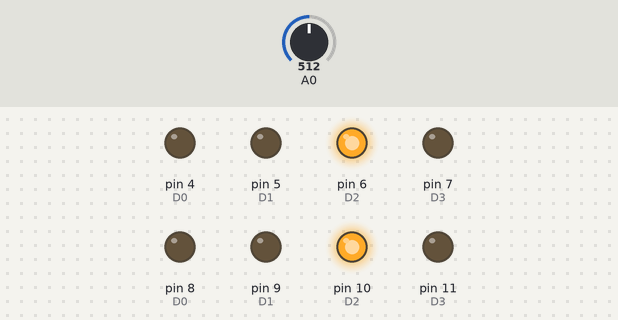
A sketch run on a simulated Arduino Uno, built with avr-gcc and run on an emulated ATmega328P. Shown: output pins drawn as LEDs (lit = HIGH). Inputs (shaded band) come from the test bench; at power-on: A0 = 512.

Above: at 1.2 s.
1.3 s: A0 set to 553
2.8 s: A0 set to 579
At 4.0 s:
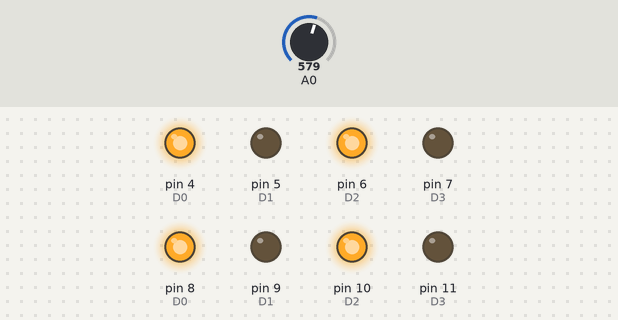
4.3 s: A0 set to 716
At 5.3 s:
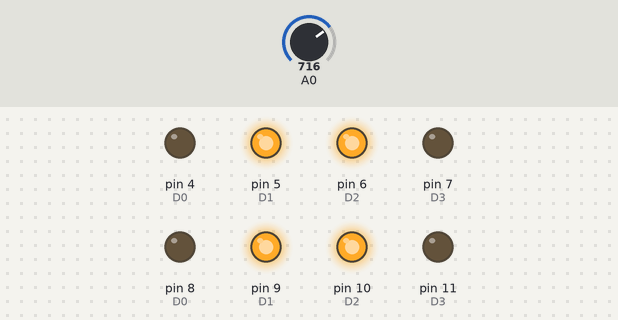
5.8 s: A0 set to 782
7.3 s: A0 set to 806
At 7.6 s:
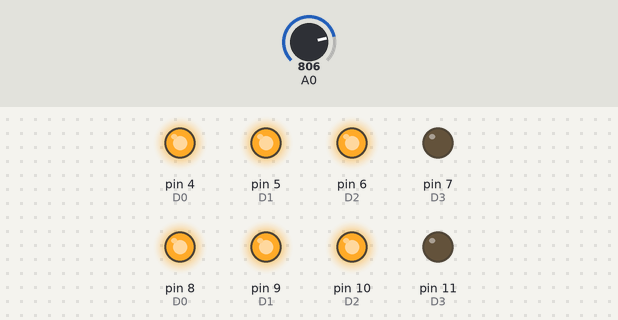
8.8 s: A0 set to 511
At 10.0 s:
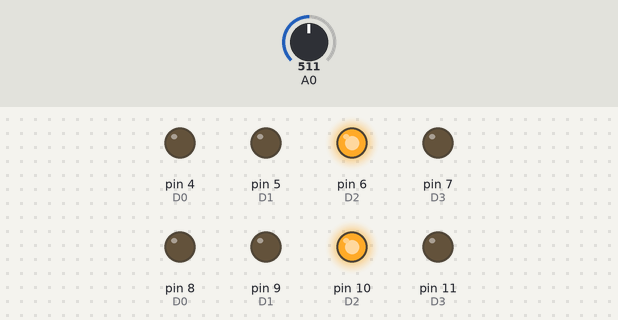
Timing chart, 0 to 11.3 s (numbered marks = the images above; inputs shaded):
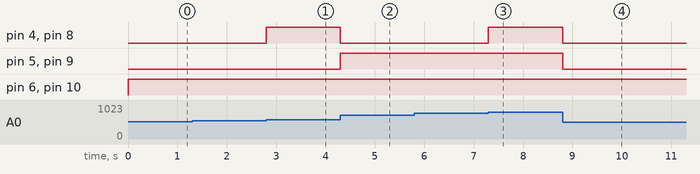

The sketch:

r3_project1.ino
```cpp
int number=0; // initializing the variable
int sensorValue = 0 ; // initializing the variable
void setup()
{
     Serial.begin(9600);    // initializing serial communication at 9600 bits per second:
     pinMode(A0, INPUT);

  // Right display
     pinMode(4, OUTPUT) ; 	//D0
     pinMode(5, OUTPUT) ; 	//D1
     pinMode(6, OUTPUT) ; 	//D2
     pinMode(7, OUTPUT) ; 	//D3
     // Left display
     pinMode(8, OUTPUT) ; 	//D0
     pinMode(9, OUTPUT) ; 	//D1
     pinMode(10, OUTPUT) ; 	//D2
     pinMode(11, OUTPUT) ; 	//D3

}

void display1(int number){  // Right 7-segments display
  //0000-binary format (display 0)
  if (number==0){
    digitalWrite(4,LOW);
    digitalWrite(5,LOW);
    digitalWrite(6,LOW);
    digitalWrite(7,LOW);
  }
  //0001-binary format (display 1)
  if (number==1){
    digitalWrite(4,HIGH);
    digitalWrite(5,LOW);
    digitalWrite(6,LOW);
    digitalWrite(7,LOW);
  }
  //0010-binary format (display 2)
  if (number==2){
    digitalWrite(4,LOW);
    digitalWrite(5,HIGH);
    digitalWrite(6,LOW);
    digitalWrite(7,LOW);
  }
  //0011-binary format (display 3)
  if (number==3){
    digitalWrite(4,HIGH);
    digitalWrite(5,HIGH);
    digitalWrite(6,LOW);
    digitalWrite(7,LOW);
  }
  //0100-binary format (display 4)
  if (number==4){
    digitalWrite(4,LOW);
    digitalWrite(5,LOW);
    digitalWrite(6,HIGH);
    digitalWrite(7,LOW);
  }
  //0101-binary format (display 5)
  if (number==5){
    digitalWrite(4,HIGH);
    digitalWrite(5,LOW);
    digitalWrite(6,HIGH);
    digitalWrite(7,LOW);
  }
  //0110-binary format (display 6)
  if (number==6){
    digitalWrite(4,LOW);
    digitalWrite(5,HIGH);
    digitalWrite(6,HIGH);
    digitalWrite(7,LOW);
  }
  //0111-binary format (display 7)
  if (number==7){
    digitalWrite(4,HIGH);
    digitalWrite(5,HIGH);
    digitalWrite(6,HIGH);
    digitalWrite(7,LOW);
  }
  //1000-binary format (display 8)
  if (number==8){
    digitalWrite(4,LOW);
    digitalWrite(5,LOW);
    digitalWrite(6,LOW);
    digitalWrite(7,HIGH);
  }
  //1001-binary format (display 9)
  if (number==9){
    digitalWrite(4,HIGH);
    digitalWrite(5,LOW);
    digitalWrite(6,LOW);
    digitalWrite(7,HIGH);
  }
}


  void display2(int number){   //Left 7-segments display
  //0000-binary format (display 0)
  if (number==0){
    digitalWrite(8,LOW);
    digitalWrite(9,LOW);
    digitalWrite(10,LOW);
    digitalWrite(11,LOW);
  }
  //0001-binary format (display 1)
  if (number==1){
    digitalWrite(8,HIGH);
    digitalWrite(9,LOW);
    digitalWrite(10,LOW);
    digitalWrite(11,LOW);
  }
  //0010-binary format (display 2)
  if (number==2){
    digitalWrite(8,LOW);
    digitalWrite(9,HIGH);
    digitalWrite(10,LOW);
    digitalWrite(11,LOW);
  }
  //0011-binary format (display 3)
  if (number==3){
    digitalWrite(8,HIGH);
    digitalWrite(9,HIGH);
    digitalWrite(10,LOW);
    digitalWrite(11,LOW);
  }
  //0100-binary format (display 4)
  if (number==4){
    digitalWrite(8,LOW);
    digitalWrite(9,LOW);
    digitalWrite(10,HIGH);
    digitalWrite(11,LOW);
  }
  //0101-binary format (display 5)
  if (number==5){
    digitalWrite(8,HIGH);
    digitalWrite(9,LOW);
    digitalWrite(10,HIGH);
    digitalWrite(11,LOW);
  }
  //0110-binary format (display 6)
  if (number==6){
    digitalWrite(8,LOW);
    digitalWrite(9,HIGH);
    digitalWrite(10,HIGH);
    digitalWrite(11,LOW);
  }
  //0111-binary format (display 7)
  if (number==7){
    digitalWrite(8,HIGH);
    digitalWrite(9,HIGH);
    digitalWrite(10,HIGH);
    digitalWrite(11,LOW);
  }
  //1000-binary format (display 8)
  if (number==8){
    digitalWrite(8,LOW);
    digitalWrite(9,LOW);
    digitalWrite(10,LOW);
    digitalWrite(11,HIGH);
  }
  //1001-binary format (display 9)
  if (number==9){
    digitalWrite(8,HIGH);
    digitalWrite(9,LOW);
    digitalWrite(10,LOW);
    digitalWrite(11,HIGH);
  }
  }
  void loop(){
  display1(number); // Displaying numbers on the right 7-segment display
  display2(number); // Displaying numbers on the left 7-segment display
  sensorValue = analogRead(A0);      // reading the input on analog pin 0:
  number = map(sensorValue, 0, 1023, 0, 9);
    }
```

Measured:
- the behaviour switches between 568 and 569 on A0 (found by bisection; images 0 and 1)
- the behaviour switches between 795 and 796 on A0 (found by bisection; images 2 and 3)
- after the input at 1.3 s, every drawn part: stays the same
- after the input at 2.8 s, pin 4 (D0), pin 8 (D0): LOW → HIGH at once
- after the input at 4.3 s, pin 4 (D0), pin 8 (D0): HIGH → LOW at once; pin 5 (D1), pin 9 (D1): LOW → HIGH at once
- after the input at 5.8 s, every drawn part: stays the same
- after the input at 7.3 s, pin 4 (D0), pin 8 (D0): LOW → HIGH at once
- after the input at 8.8 s, pin 4 (D0), pin 5 (D1), pin 8 (D0), pin 9 (D1): HIGH → LOW at once
